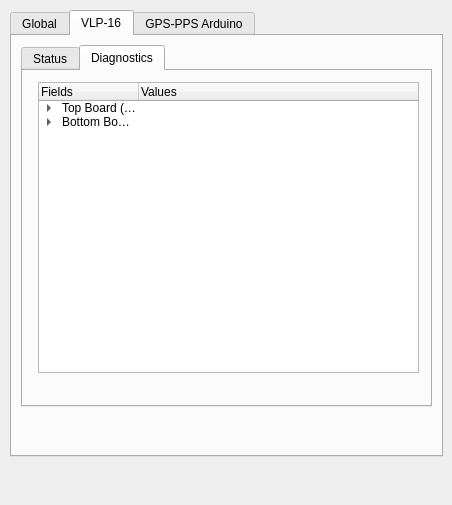
<?xml version="1.0" encoding="UTF-8"?>
<ui version="4.0">
 <class>LI3DS_Widget</class>
 <widget class="QWidget" name="LI3DS_Widget">
  <property name="geometry">
   <rect>
    <x>0</x>
    <y>0</y>
    <width>452</width>
    <height>505</height>
   </rect>
  </property>
  <property name="sizePolicy">
   <sizepolicy hsizetype="Expanding" vsizetype="Preferred">
    <horstretch>0</horstretch>
    <verstretch>0</verstretch>
   </sizepolicy>
  </property>
  <property name="minimumSize">
   <size>
    <width>452</width>
    <height>421</height>
   </size>
  </property>
  <property name="windowTitle">
   <string>LI3DS GUI</string>
  </property>
  <widget class="QTabWidget" name="LI3DS_tabWidget">
   <property name="geometry">
    <rect>
     <x>10</x>
     <y>10</y>
     <width>433</width>
     <height>447</height>
    </rect>
   </property>
   <property name="sizePolicy">
    <sizepolicy hsizetype="Expanding" vsizetype="Expanding">
     <horstretch>0</horstretch>
     <verstretch>0</verstretch>
    </sizepolicy>
   </property>
   <property name="minimumSize">
    <size>
     <width>431</width>
     <height>401</height>
    </size>
   </property>
   <property name="currentIndex">
    <number>1</number>
   </property>
   <widget class="QWidget" name="tab_global">
    <attribute name="title">
     <string>Global</string>
    </attribute>
    <widget class="QGroupBox" name="groupBox_record">
     <property name="geometry">
      <rect>
       <x>10</x>
       <y>10</y>
       <width>120</width>
       <height>91</height>
      </rect>
     </property>
     <property name="title">
      <string>Set State Record</string>
     </property>
     <widget class="QPushButton" name="pushButton_record_on">
      <property name="geometry">
       <rect>
        <x>20</x>
        <y>30</y>
        <width>80</width>
        <height>23</height>
       </rect>
      </property>
      <property name="text">
       <string>ON</string>
      </property>
     </widget>
     <widget class="QPushButton" name="pushButton_record_off">
      <property name="geometry">
       <rect>
        <x>20</x>
        <y>60</y>
        <width>80</width>
        <height>23</height>
       </rect>
      </property>
      <property name="text">
       <string>OFF</string>
      </property>
     </widget>
    </widget>
   </widget>
   <widget class="QWidget" name="tab_vlp16">
    <attribute name="title">
     <string>VLP-16</string>
    </attribute>
    <layout class="QFormLayout" name="formLayout_7">
     <item row="0" column="0" colspan="2">
      <widget class="QTabWidget" name="tabWidget">
       <property name="sizePolicy">
        <sizepolicy hsizetype="Expanding" vsizetype="Expanding">
         <horstretch>0</horstretch>
         <verstretch>0</verstretch>
        </sizepolicy>
       </property>
       <property name="minimumSize">
        <size>
         <width>411</width>
         <height>351</height>
        </size>
       </property>
       <property name="currentIndex">
        <number>1</number>
       </property>
       <widget class="QWidget" name="tab_Status">
        <attribute name="title">
         <string>Status</string>
        </attribute>
        <layout class="QFormLayout" name="formLayout_5">
         <property name="fieldGrowthPolicy">
          <enum>QFormLayout::AllNonFixedFieldsGrow</enum>
         </property>
         <item row="0" column="0">
          <layout class="QFormLayout" name="formLayout_2">
           <item row="0" column="0">
            <widget class="QGroupBox" name="groupBox_4">
             <property name="sizePolicy">
              <sizepolicy hsizetype="Minimum" vsizetype="Fixed">
               <horstretch>0</horstretch>
               <verstretch>0</verstretch>
              </sizepolicy>
             </property>
             <property name="minimumSize">
              <size>
               <width>111</width>
               <height>71</height>
              </size>
             </property>
             <property name="maximumSize">
              <size>
               <width>111</width>
               <height>71</height>
              </size>
             </property>
             <property name="title">
              <string>Laser State</string>
             </property>
             <widget class="QTextEdit" name="textEdit_laser_state">
              <property name="geometry">
               <rect>
                <x>10</x>
                <y>30</y>
                <width>91</width>
                <height>31</height>
               </rect>
              </property>
              <property name="sizePolicy">
               <sizepolicy hsizetype="Fixed" vsizetype="Fixed">
                <horstretch>0</horstretch>
                <verstretch>0</verstretch>
               </sizepolicy>
              </property>
              <property name="readOnly">
               <bool>true</bool>
              </property>
              <property name="html">
               <string>&lt;!DOCTYPE HTML PUBLIC &quot;-//W3C//DTD HTML 4.0//EN&quot; &quot;http://www.w3.org/TR/REC-html40/strict.dtd&quot;&gt;
&lt;html&gt;&lt;head&gt;&lt;meta name=&quot;qrichtext&quot; content=&quot;1&quot; /&gt;&lt;style type=&quot;text/css&quot;&gt;
p, li { white-space: pre-wrap; }
&lt;/style&gt;&lt;/head&gt;&lt;body style=&quot; font-family:'Sans Serif'; font-size:9pt; font-weight:400; font-style:normal;&quot;&gt;
&lt;p style=&quot; margin-top:0px; margin-bottom:0px; margin-left:0px; margin-right:0px; -qt-block-indent:0; text-indent:0px;&quot;&gt;Undefined&lt;/p&gt;&lt;/body&gt;&lt;/html&gt;</string>
              </property>
             </widget>
            </widget>
           </item>
          </layout>
         </item>
         <item row="0" column="1">
          <spacer name="horizontalSpacer">
           <property name="orientation">
            <enum>Qt::Horizontal</enum>
           </property>
           <property name="sizeHint" stdset="0">
            <size>
             <width>261</width>
             <height>70</height>
            </size>
           </property>
          </spacer>
         </item>
         <item row="2" column="0" colspan="2">
          <layout class="QFormLayout" name="formLayout_4">
           <item row="0" column="0" colspan="2">
            <widget class="QGroupBox" name="groupBox_GPS_PPS">
             <property name="sizePolicy">
              <sizepolicy hsizetype="Expanding" vsizetype="Fixed">
               <horstretch>0</horstretch>
               <verstretch>0</verstretch>
              </sizepolicy>
             </property>
             <property name="minimumSize">
              <size>
               <width>291</width>
               <height>111</height>
              </size>
             </property>
             <property name="maximumSize">
              <size>
               <width>321</width>
               <height>111</height>
              </size>
             </property>
             <property name="title">
              <string>GPS - PPS</string>
             </property>
             <layout class="QFormLayout" name="formLayout_6">
              <item row="0" column="0">
               <widget class="QGroupBox" name="groupBox_PPS_State">
                <property name="sizePolicy">
                 <sizepolicy hsizetype="Fixed" vsizetype="Fixed">
                  <horstretch>0</horstretch>
                  <verstretch>0</verstretch>
                 </sizepolicy>
                </property>
                <property name="minimumSize">
                 <size>
                  <width>127</width>
                  <height>71</height>
                 </size>
                </property>
                <property name="title">
                 <string>PPS State</string>
                </property>
                <widget class="QTextEdit" name="textEdit_pps_state">
                 <property name="geometry">
                  <rect>
                   <x>10</x>
                   <y>30</y>
                   <width>104</width>
                   <height>31</height>
                  </rect>
                 </property>
                 <property name="sizePolicy">
                  <sizepolicy hsizetype="Fixed" vsizetype="Fixed">
                   <horstretch>0</horstretch>
                   <verstretch>0</verstretch>
                  </sizepolicy>
                 </property>
                 <property name="readOnly">
                  <bool>true</bool>
                 </property>
                 <property name="html">
                  <string>&lt;!DOCTYPE HTML PUBLIC &quot;-//W3C//DTD HTML 4.0//EN&quot; &quot;http://www.w3.org/TR/REC-html40/strict.dtd&quot;&gt;
&lt;html&gt;&lt;head&gt;&lt;meta name=&quot;qrichtext&quot; content=&quot;1&quot; /&gt;&lt;style type=&quot;text/css&quot;&gt;
p, li { white-space: pre-wrap; }
&lt;/style&gt;&lt;/head&gt;&lt;body style=&quot; font-family:'Sans Serif'; font-size:9pt; font-weight:400; font-style:normal;&quot;&gt;
&lt;p style=&quot; margin-top:0px; margin-bottom:0px; margin-left:0px; margin-right:0px; -qt-block-indent:0; text-indent:0px;&quot;&gt;Undefined&lt;/p&gt;&lt;/body&gt;&lt;/html&gt;</string>
                 </property>
                </widget>
               </widget>
              </item>
              <item row="0" column="1">
               <widget class="QGroupBox" name="groupBox_GPS_Position">
                <property name="sizePolicy">
                 <sizepolicy hsizetype="Expanding" vsizetype="Fixed">
                  <horstretch>0</horstretch>
                  <verstretch>0</verstretch>
                 </sizepolicy>
                </property>
                <property name="minimumSize">
                 <size>
                  <width>121</width>
                  <height>71</height>
                 </size>
                </property>
                <property name="maximumSize">
                 <size>
                  <width>500</width>
                  <height>16777215</height>
                 </size>
                </property>
                <property name="title">
                 <string>GPS Position</string>
                </property>
                <widget class="QTextEdit" name="textEdit_gps_position">
                 <property name="geometry">
                  <rect>
                   <x>10</x>
                   <y>30</y>
                   <width>141</width>
                   <height>31</height>
                  </rect>
                 </property>
                 <property name="sizePolicy">
                  <sizepolicy hsizetype="Expanding" vsizetype="Fixed">
                   <horstretch>0</horstretch>
                   <verstretch>0</verstretch>
                  </sizepolicy>
                 </property>
                 <property name="minimumSize">
                  <size>
                   <width>141</width>
                   <height>0</height>
                  </size>
                 </property>
                 <property name="readOnly">
                  <bool>true</bool>
                 </property>
                 <property name="html">
                  <string>&lt;!DOCTYPE HTML PUBLIC &quot;-//W3C//DTD HTML 4.0//EN&quot; &quot;http://www.w3.org/TR/REC-html40/strict.dtd&quot;&gt;
&lt;html&gt;&lt;head&gt;&lt;meta name=&quot;qrichtext&quot; content=&quot;1&quot; /&gt;&lt;style type=&quot;text/css&quot;&gt;
p, li { white-space: pre-wrap; }
&lt;/style&gt;&lt;/head&gt;&lt;body style=&quot; font-family:'Sans Serif'; font-size:9pt; font-weight:400; font-style:normal;&quot;&gt;
&lt;p style=&quot; margin-top:0px; margin-bottom:0px; margin-left:0px; margin-right:0px; -qt-block-indent:0; text-indent:0px;&quot;&gt;49 00.00N 200 .00W&lt;/p&gt;&lt;/body&gt;&lt;/html&gt;</string>
                 </property>
                </widget>
               </widget>
              </item>
             </layout>
            </widget>
           </item>
          </layout>
         </item>
         <item row="3" column="1">
          <spacer name="verticalSpacer">
           <property name="orientation">
            <enum>Qt::Vertical</enum>
           </property>
           <property name="sizeHint" stdset="0">
            <size>
             <width>261</width>
             <height>13</height>
            </size>
           </property>
          </spacer>
         </item>
         <item row="1" column="0" colspan="2">
          <layout class="QFormLayout" name="formLayout_3">
           <property name="fieldGrowthPolicy">
            <enum>QFormLayout::AllNonFixedFieldsGrow</enum>
           </property>
           <item row="0" column="0">
            <widget class="QGroupBox" name="groupBox">
             <property name="sizePolicy">
              <sizepolicy hsizetype="Minimum" vsizetype="Fixed">
               <horstretch>0</horstretch>
               <verstretch>0</verstretch>
              </sizepolicy>
             </property>
             <property name="minimumSize">
              <size>
               <width>281</width>
               <height>101</height>
              </size>
             </property>
             <property name="maximumSize">
              <size>
               <width>281</width>
               <height>101</height>
              </size>
             </property>
             <property name="title">
              <string>Motor</string>
             </property>
             <widget class="QGroupBox" name="groupBox_2">
              <property name="geometry">
               <rect>
                <x>10</x>
                <y>20</y>
                <width>101</width>
                <height>71</height>
               </rect>
              </property>
              <property name="sizePolicy">
               <sizepolicy hsizetype="Fixed" vsizetype="Fixed">
                <horstretch>0</horstretch>
                <verstretch>0</verstretch>
               </sizepolicy>
              </property>
              <property name="title">
               <string>State</string>
              </property>
              <widget class="QTextEdit" name="textEdit_motor_state">
               <property name="geometry">
                <rect>
                 <x>10</x>
                 <y>30</y>
                 <width>81</width>
                 <height>31</height>
                </rect>
               </property>
               <property name="sizePolicy">
                <sizepolicy hsizetype="Fixed" vsizetype="Fixed">
                 <horstretch>0</horstretch>
                 <verstretch>0</verstretch>
                </sizepolicy>
               </property>
               <property name="readOnly">
                <bool>true</bool>
               </property>
               <property name="html">
                <string>&lt;!DOCTYPE HTML PUBLIC &quot;-//W3C//DTD HTML 4.0//EN&quot; &quot;http://www.w3.org/TR/REC-html40/strict.dtd&quot;&gt;
&lt;html&gt;&lt;head&gt;&lt;meta name=&quot;qrichtext&quot; content=&quot;1&quot; /&gt;&lt;style type=&quot;text/css&quot;&gt;
p, li { white-space: pre-wrap; }
&lt;/style&gt;&lt;/head&gt;&lt;body style=&quot; font-family:'Sans Serif'; font-size:9pt; font-weight:400; font-style:normal;&quot;&gt;
&lt;p style=&quot; margin-top:0px; margin-bottom:0px; margin-left:0px; margin-right:0px; -qt-block-indent:0; text-indent:0px;&quot;&gt;Undefined&lt;/p&gt;&lt;/body&gt;&lt;/html&gt;</string>
               </property>
              </widget>
             </widget>
             <widget class="QGroupBox" name="groupBox_3">
              <property name="geometry">
               <rect>
                <x>150</x>
                <y>20</y>
                <width>111</width>
                <height>71</height>
               </rect>
              </property>
              <property name="sizePolicy">
               <sizepolicy hsizetype="Fixed" vsizetype="Fixed">
                <horstretch>0</horstretch>
                <verstretch>0</verstretch>
               </sizepolicy>
              </property>
              <property name="title">
               <string>RPM</string>
              </property>
              <widget class="QTextEdit" name="textEdit_motor_rpm">
               <property name="geometry">
                <rect>
                 <x>10</x>
                 <y>30</y>
                 <width>91</width>
                 <height>31</height>
                </rect>
               </property>
               <property name="readOnly">
                <bool>true</bool>
               </property>
               <property name="html">
                <string>&lt;!DOCTYPE HTML PUBLIC &quot;-//W3C//DTD HTML 4.0//EN&quot; &quot;http://www.w3.org/TR/REC-html40/strict.dtd&quot;&gt;
&lt;html&gt;&lt;head&gt;&lt;meta name=&quot;qrichtext&quot; content=&quot;1&quot; /&gt;&lt;style type=&quot;text/css&quot;&gt;
p, li { white-space: pre-wrap; }
&lt;/style&gt;&lt;/head&gt;&lt;body style=&quot; font-family:'Sans Serif'; font-size:9pt; font-weight:400; font-style:normal;&quot;&gt;
&lt;p style=&quot; margin-top:0px; margin-bottom:0px; margin-left:0px; margin-right:0px; -qt-block-indent:0; text-indent:0px;&quot;&gt;Undefined&lt;/p&gt;&lt;/body&gt;&lt;/html&gt;</string>
               </property>
              </widget>
             </widget>
            </widget>
           </item>
          </layout>
         </item>
        </layout>
        <zorder>horizontalSpacer</zorder>
        <zorder>verticalSpacer</zorder>
       </widget>
       <widget class="QWidget" name="tab_diag">
        <attribute name="title">
         <string>Diagnostics</string>
        </attribute>
        <widget class="QTreeWidget" name="treeWidget_diag">
         <property name="geometry">
          <rect>
           <x>15</x>
           <y>11</y>
           <width>381</width>
           <height>291</height>
          </rect>
         </property>
         <column>
          <property name="text">
           <string>Fields</string>
          </property>
         </column>
         <column>
          <property name="text">
           <string>Values</string>
          </property>
         </column>
         <item>
          <property name="text">
           <string>Top Board (Scaled)</string>
          </property>
          <property name="text">
           <string/>
          </property>
          <property name="flags">
           <set>ItemIsSelectable|ItemIsUserCheckable|ItemIsEnabled</set>
          </property>
          <item>
           <property name="text">
            <string>HV</string>
           </property>
          </item>
          <item>
           <property name="text">
            <string>A/D TD</string>
           </property>
          </item>
          <item>
           <property name="text">
            <string>Temp</string>
           </property>
          </item>
          <item>
           <property name="text">
            <string>5v</string>
           </property>
          </item>
          <item>
           <property name="text">
            <string>2.5v</string>
           </property>
          </item>
          <item>
           <property name="text">
            <string>3.3v</string>
           </property>
          </item>
          <item>
           <property name="text">
            <string>5v (Raw)</string>
           </property>
          </item>
          <item>
           <property name="text">
            <string>VHV</string>
           </property>
          </item>
         </item>
         <item>
          <property name="text">
           <string>Bottom Board (Scaled)</string>
          </property>
          <item>
           <property name="text">
            <string>I out</string>
           </property>
          </item>
          <item>
           <property name="text">
            <string>1.2v</string>
           </property>
          </item>
          <item>
           <property name="text">
            <string>Temp</string>
           </property>
          </item>
          <item>
           <property name="text">
            <string>5v</string>
           </property>
          </item>
          <item>
           <property name="text">
            <string>2.5v</string>
           </property>
          </item>
          <item>
           <property name="text">
            <string>3.3v</string>
           </property>
          </item>
          <item>
           <property name="text">
            <string>V in</string>
           </property>
          </item>
          <item>
           <property name="text">
            <string>1.25v</string>
           </property>
          </item>
         </item>
        </widget>
       </widget>
      </widget>
     </item>
     <item row="1" column="1">
      <spacer name="verticalSpacer_2">
       <property name="orientation">
        <enum>Qt::Vertical</enum>
       </property>
       <property name="sizeHint" stdset="0">
        <size>
         <width>402</width>
         <height>17</height>
        </size>
       </property>
      </spacer>
     </item>
    </layout>
   </widget>
   <widget class="QWidget" name="tab_arduino_gpspps">
    <attribute name="title">
     <string>GPS-PPS Arduino</string>
    </attribute>
   </widget>
  </widget>
 </widget>
 <resources/>
 <connections/>
</ui>
